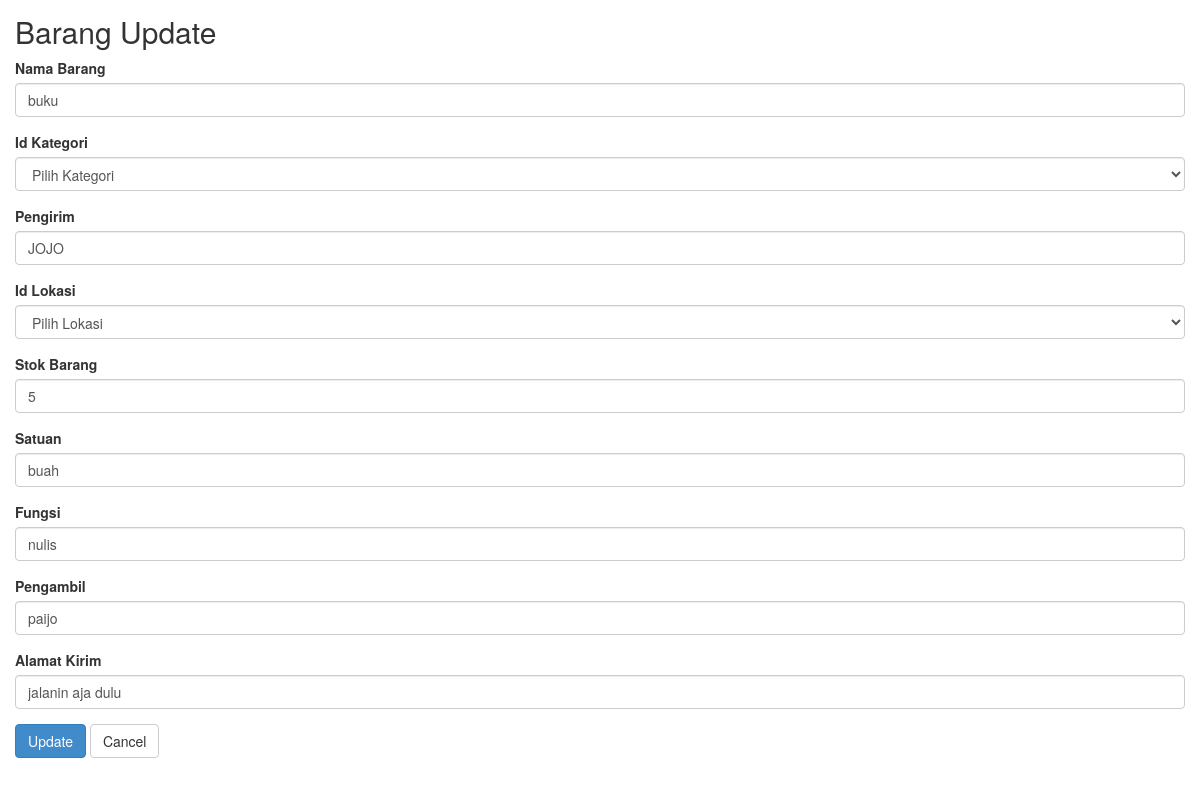
The page /barang/update/39 on the database its author committed.
### tables this page shows
CREATE TABLE `barang` (
  `id_barang` int(10) NOT NULL,
  `nama_barang` varchar(50) NOT NULL,
  `id_kategori` int(10) NOT NULL,
  `tgl_masuk` datetime NOT NULL,
  `pengirim` varchar(50) NOT NULL,
  `id_lokasi` int(10) NOT NULL,
  `barcode` varchar(100) NOT NULL,
  `qr` varchar(100) NOT NULL,
  `stok` int(100) DEFAULT NULL,
  `satuan` varchar(100) NOT NULL,
  `fungsi` varchar(100) NOT NULL,
  `pengambil` varchar(50) NOT NULL,
  `kirim` varchar(100) NOT NULL
);

### application/controllers/Barang.php (called while the page is built, shortened)
<?php
class Barang extends CI_Controller
{
    function __construct()
    {
        $this->load->model('Barang_model');
        $this->load->model('admin');
        $this->load->library('form_validation');
        $this->load->helper('url');
    }
    public function update($id)
    {
        $row = $this->Barang_model->get_by_id($id);
        if ($row) {
            $data = array(
                'button' => 'Update',
                'action' => site_url('barang/update_action'),
		'id_barang' => set_value('id_barang', $row->id_barang),
		'nama_barang' => set_value('nama_barang', $row->nama_barang),
		'id_kategori' => set_value('id_kategori', $row->id_kategori),
		'tgl_masuk' => set_value('tgl_masuk', $row->tgl_masuk),
		'pengirim' => set_value('pengirim', $row->pengirim),
		'id_lokasi' => set_value('id_lokasi', $row->id_lokasi),
		'barcode' => set_value('barcode', $row->barcode),
		'qr' => set_value('qr', $row->qr),
        'stok' => set_value('stok', $row->stok),
        'satuan' => set_value('satuan', $row->satuan),
        'fungsi' => set_value('fungsi', $row->fungsi),
        'pengambil' => set_value('pengambil', $row->pengambil),
        'kirim' => set_value('kirim', $row->kirim),
	    );
            $this->load->view('barang/barang_form', $data);
        } else {
            $this->session->set_flashdata('message', 'Record Not Found');
            redirect(site_url('barang'));
        }
    }
}

### index.php (called while the page is built, shortened)
<?php
require_once BASEPATH.'core/CodeIgniter.php';

### application/models/Barang_model.php (called while the page is built, shortened)
<?php
class Barang_model extends CI_Model
{
    public $table = 'barang';
    public $id = 'id_barang';
    function get_by_id($id)
    {
        $this->db->where($this->id, $id);
        return $this->db->get($this->table)->row();
    }
}

### application/views/barang/barang_form.php (the view, shortened to what this page needs)
<!doctype html>
<html>
    <head>
        <link rel="stylesheet" href="<?php echo base_url('assets/bootstrap/css/bootstrap.min.css') ?>"/>
    </head>
    <body>
        <h2 style="margin-top:0px">Barang <?php echo $button ?></h2>
        <form action="<?php echo $action; ?>" method="post">
	    <div class="form-group">
            <label for="varchar">Nama Barang <?php echo form_error('nama_barang') ?></label>
            <input type="text" class="form-control" name="nama_barang" id="nama_barang" placeholder="Nama Barang" value="<?php echo $nama_barang; ?>" />
        </div>
	    <div class="form-group">
            <label for="int">Id Kategori <?php echo form_error('id_kategori') ?></label>
            <select class="form-control" name="id_kategori" id="id_kategori" placeholder="Id Kategori" value="<?php echo $id_kategori; ?>" />
                <option value="">Pilih Kategori</option>
        </div>
	    <div class="form-group">
            <label for="varchar">Pengirim <?php echo form_error('pengirim') ?></label>
            <input type="text" class="form-control" name="pengirim" id="pengirim" placeholder="Pengirim" value="<?php echo $pengirim; ?>" />
        </div>
	    <div class="form-group">
            <label for="int">Id Lokasi <?php echo form_error('id_lokasi') ?></label>
            <select class="form-control" name="id_lokasi" id="id_lokasi" placeholder="Id Lokasi" value="<?php echo $id_lokasi; ?>" />
                <option value="">Pilih Lokasi</option>
        </div>
        <div class="form-group">
            <label for="int">Stok Barang <?php echo form_error('stok') ?></label>
            <input type="text" class="form-control" name="stok" id="stok" placeholder="Stok Barang" value="<?php echo $stok; ?>" />
        </div>
        <div class="form-group">
            <label for="varchar">Satuan <?php echo form_error('satuan') ?></label>
            <input type="text" class="form-control" name="satuan" id="satuan" placeholder="Satuan" value="<?php echo $satuan; ?>" />
        </div>
        <div class="form-group">
            <label for="varchar">Fungsi <?php echo form_error('fungsi') ?></label>
            <input type="text" class="form-control" name="fungsi" id="fungsi" placeholder="Fungsi Barang" value="<?php echo $fungsi; ?>" />
        </div>
        <div class="form-group">
            <label for="varchar">Pengambil <?php echo form_error('pengambil') ?></label>
            <input type="text" class="form-control" name="pengambil" id="fungsi" placeholder="Pengambil Barang" value="<?php echo $pengambil; ?>" />
        </div>
        <div class="form-group">
            <label for="varchar">Alamat Kirim <?php echo form_error('kirim') ?></label>
            <input type="text" class="form-control" name="kirim" id="kirim" placeholder="Kirim Ke" value="<?php echo $kirim; ?>" />
        </div>
	    <button type="submit" class="btn btn-primary"><?php echo $button ?></button>
	    <a href="<?php echo site_url('barang') ?>" class="btn btn-default">Cancel</a>
	</form>
    </body>
</html>

### application/views/barang/barang_form.php (style rules this page uses)
body { padding: 15px; }

### rows shown on the page
barang: nama_barang "buku", pengirim "JOJO", stok "5", satuan "buah", fungsi "nulis", pengambil "paijo", kirim "jalanin aja dulu"

### other values the page prints
$button "Update"
